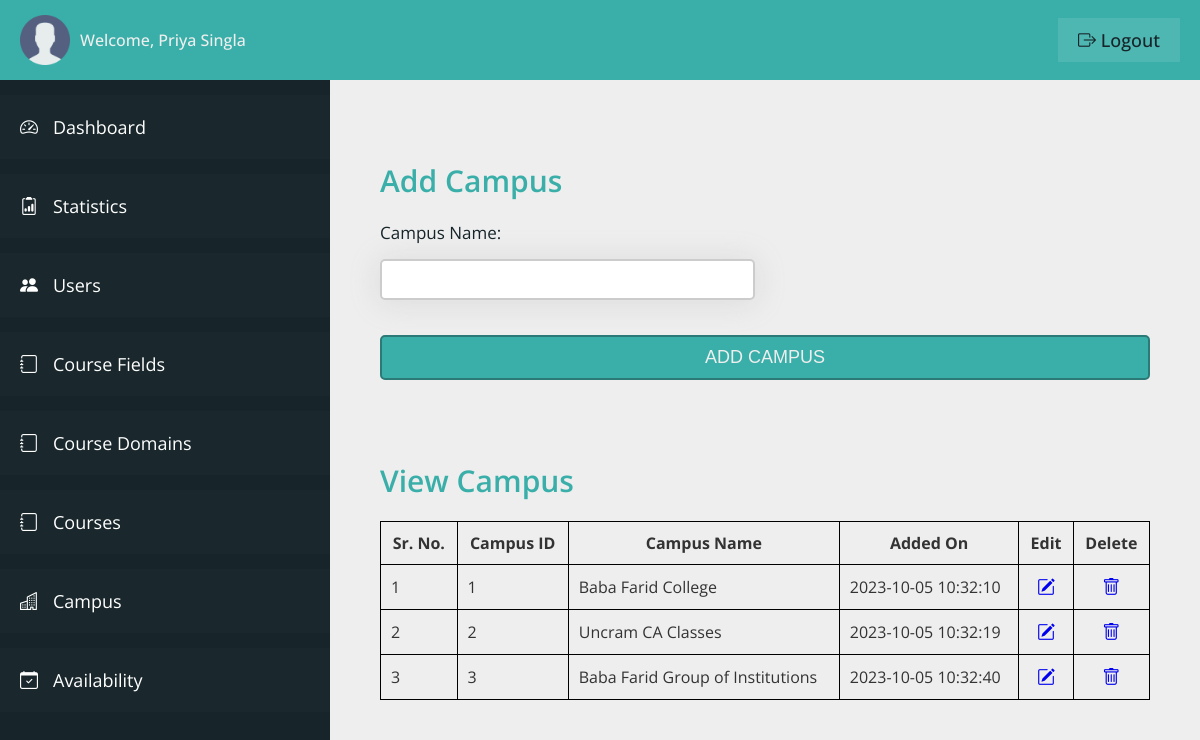
Page /admin/campus.php (signed in) on the earlier database version.
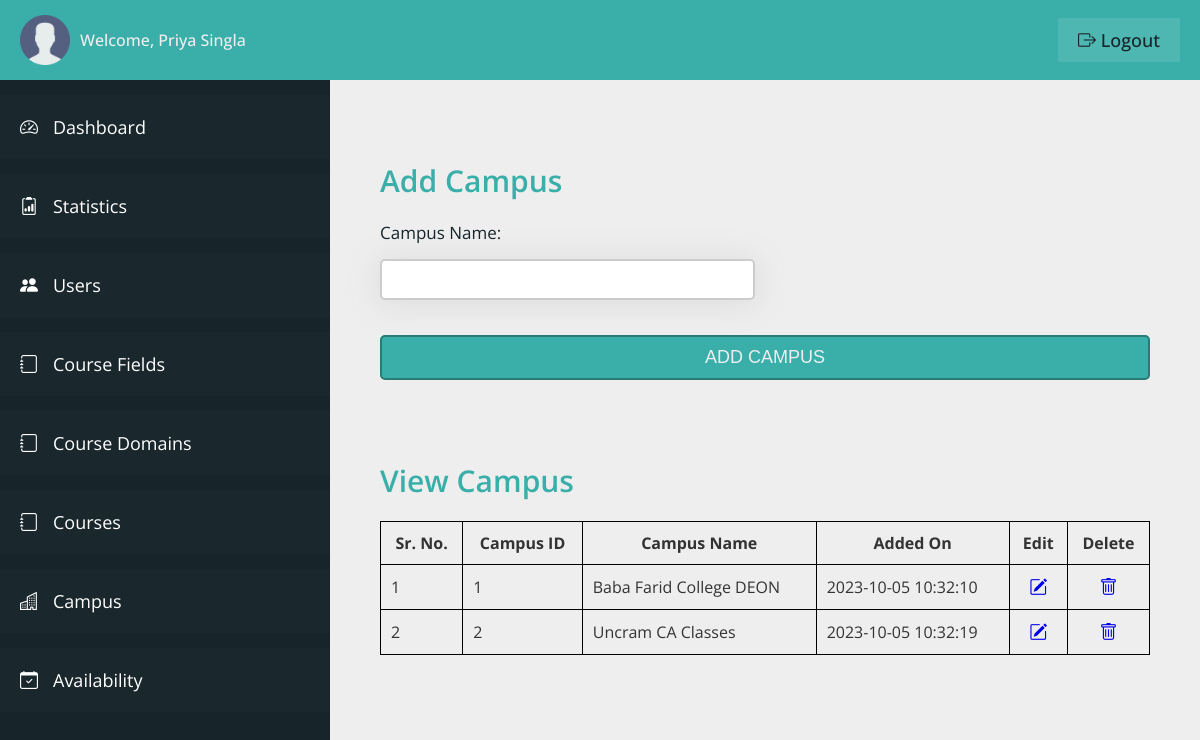
Same page on the later database version.
### tables this page shows
CREATE TABLE `campus_table` (
  `campus_id` int(11) NOT NULL,
  `campus_name` varchar(100) NOT NULL,
  `added_on` datetime NOT NULL DEFAULT current_timestamp()
);

### admin/campus.php (the view, shortened to what the changed rows need)
<?php
include "../connection.php";
?>
<!DOCTYPE html>
<html lang="en">
<head>
    <link rel="stylesheet" href="css/style.css">
    <link rel="stylesheet" href="https://cdn.jsdelivr.net/npm/bootstrap-icons@1.11.0/font/bootstrap-icons.css">
</head>
<body>
    <div class="container">
        <main class="main__content">
            <div class="view__container">
                <div class="table__container">
                    <table class="table">
                        <thead>
                            <th>Sr. No.</th>
                            <th>Campus ID</th>
                            <th>Campus Name</th>
                            <th>Added On</th>
                            <th>Edit</th>
                            <th>Delete</th>
                        </thead>
                        <tbody>
                            <?php
                            $q1 = "Select * from campus_table";
                            $r1 = mysqli_query($con, $q1);
                            $count = 1;
                            while ($row1 = mysqli_fetch_array($r1)) { ?>
                            <tr>
                                <td><?php echo $count; ?></td>
                                <td><?php echo $row1['campus_id']; ?></td>
                                <td><?php echo $row1['campus_name']; ?></td>
                                <td><?php echo $row1['added_on']; ?></td>
                                <td style="text-align: center;font-size:1.8rem;">
                                    <a href="campus-edit.php?cid=<?php echo $row1['campus_id']; ?>">
                                        <i class="bi bi-pencil-square"></i>
                                    </a>
                                </td>
                                <td style="text-align: center;font-size:1.8rem;">
                                    <a onclick="return confirm('Are you sure you want to delete this item?');"
                                        href="campus-delete.php?cid=<?php echo $row1['campus_id']; ?>">
                                        <i class="bi bi-trash"></i>
                                    </a>
                                </td>
                            </tr>
                            <?php
                                $count++;
                            }
                            ?>
                        </tbody>
                    </table>
                </div>
            </div>
        </main>
    </div>
</body>
</html>

Differences in the rows shown:
removed campus_table: campus_id "3", campus_name "Baba Farid Group of Institutions", added_on "2023-10-05 10:32:40"
changed campus_table id 1: campus_name "Baba Farid College" → "Baba Farid College DEON"
